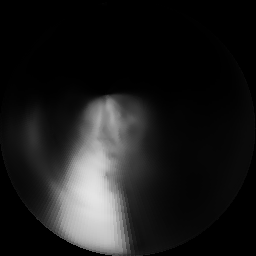
#> input picture polar_tt_predict_C_raw/110_predict.png, 256 x 256 px, given in place of 0_predict.png, which was not available
$ python laplacianPyramid.py   (older library calls are emulated)
#> lines starting #> are read from the running program, lines starting #| are printed output that depends on the picture; pictures that were not available may be replaced by others from this repository, and a replacement may not be noted
#> further down, image1 is the input picture: shape (256, 256); min 0, max 228, mean 28.2
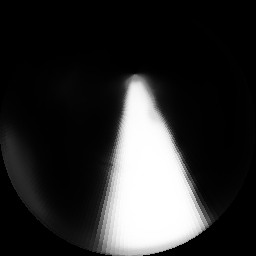
#> input picture polar_tt_predict_C_raw/112_predict.png, 256 x 256 px, given in place of 0_predict.png, which was not available
#> further down, image2 is the input picture: shape (256, 256); min 0, max 255, mean 46
import cv2
import os
import numpy as np
from skimage.filters.rank import entropy
from skimage.morphology import square
from scipy.signal import convolve2d
from skimage.util import img_as_ubyte
# [20 lines of commented-out code are left out]

def normalized_local_entropy(image, window_size):
    """Compute the local entropy of an image."""
    image_uint8 = img_as_ubyte(image)
    return entropy(image_uint8, square(window_size))

def local_contrast(image, window_size):
    """Compute the local contrast of an image."""
    local_mean = convolve2d(image, np.ones((window_size, window_size)), mode='same') / (window_size ** 2)
    patch_diff = np.square(image - local_mean)
    local_contrast = np.sqrt(convolve2d(patch_diff, np.ones((window_size, window_size)), mode='same') / (window_size ** 2))
    return local_contrast

def compute_weights(image1, image2, window_size):
    """Compute weights for fusion based on edge detection, spatial frequency, and local contrast."""
    edges1 = cv2.Sobel(image1, cv2.CV_64F, 1, 1, ksize=3)
    edges2 = cv2.Sobel(image2, cv2.CV_64F, 1, 1, ksize=3)
    edges1 = cv2.normalize(edges1, None, 0, 1, cv2.NORM_MINMAX)
    edges2 = cv2.normalize(edges2, None, 0, 1, cv2.NORM_MINMAX)

    # [7 lines of commented-out code are left out]
    contrast1 = local_contrast(image1, window_size)
    contrast2 = local_contrast(image2, window_size)
    entropy1 = normalized_local_entropy(image1, window_size)
    entropy2 = normalized_local_entropy(image2, window_size)

    # Combine weights
    weight1 = (contrast1 + entropy1) / 2
    weight2 = (contrast2 + entropy2) / 2

    # Normalize weights
    weight1 = weight1 / (weight1 + weight2 + 1e-9)
    weight2 = weight2 / (weight1 + weight2 + 1e-9)

    return weight1, weight2

def gaussian_pyramid(image, levels):
    """Build a Gaussian pyramid for a grayscale image."""
    pyramid = [image]
    for _ in range(levels - 1):
        image = cv2.pyrDown(image)
        pyramid.append(image)
    return pyramid

def laplacian_pyramid(image, levels):
    """Build a Laplacian pyramid for a grayscale image."""
    gaussian_pyr = gaussian_pyramid(image, levels)
    laplacian_pyr = []
    for i in range(levels - 1):
        upsampled = cv2.pyrUp(gaussian_pyr[i + 1])
        laplacian = cv2.subtract(gaussian_pyr[i], upsampled)
        laplacian_pyr.append(laplacian)
    laplacian_pyr.append(gaussian_pyr[-1])
    return laplacian_pyr

def fuse_laplacian_pyramids(lap_pyr1, lap_pyr2, weight1_pyr, weight2_pyr):
    """Fuse two Laplacian pyramids using weighted fusion."""
    fused_pyr = []
    for l1, l2, w1, w2 in zip(lap_pyr1, lap_pyr2, weight1_pyr, weight2_pyr):
        fused = w1 * l1 + w2 * l2
        fused_pyr.append(fused)
    return fused_pyr

def collapse_pyramid(laplacian_pyr):
    """Reconstruct an image from a Laplacian pyramid."""
    image = laplacian_pyr[-1]
    for i in range(len(laplacian_pyr) - 2, -1, -1):
        image = cv2.pyrUp(image)
        image = cv2.add(image, laplacian_pyr[i])
    return image

def classical_gaussian_kernel(k, sigma):
    w = np.linspace(-(k - 1) / 2, (k - 1) / 2, k)
    x, y = np.meshgrid(w, w)
    kernel = 0.5*np.exp(-0.5*(x**2 + y**2)/(sigma**2))/(np.pi*sigma**2)
    return kernel

def smooth_gaussian_kernel(a):
    w = np.array([0.25 - a/2.0, 0.25, a, 0.25, 0.25 - a/2.0])
    kernel = np.outer(w, w)
    return kernel

def fuse(image1, image2, levels=5, window_size=7):
#> called with levels = 5, window_size = 7
    image1 = image1.astype(np.float32) / 255.0
    image2 = image2.astype(np.float32) / 255.0

    lap_pyr1 = laplacian_pyramid(image1,levels)
#> after the loop in gaussian_pyramid, `for _ in range(levels - 1):`: pyramid = 5 items
#> after the loop in laplacian_pyramid, `for i in range(levels - 1):`: laplacian_pyr = 4 items
#> lap_pyr1 = 5 items
    lap_pyr2 = laplacian_pyramid(image2,levels)
#> the loop in laplacian_pyramid (call 2), `for i in range(levels - 1):` made 4 passes
#> pass 1, in laplacian_pyramid (call 2), `laplacian = cv2.subtract(gaussian_pyr[i], upsampled)`:
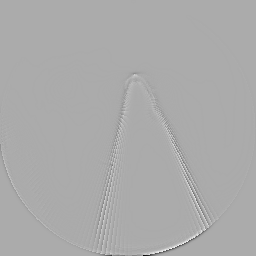
#> laplacian: shape (256, 256) float32; min -0.583, max 0.286, mean -8.8e-05; drawn with min black and max white
#> pass 2, in laplacian_pyramid (call 2), `laplacian = cv2.subtract(gaussian_pyr[i], upsampled)`:
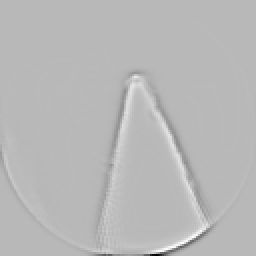
#> laplacian: shape (128, 128) float32 (shown 2 times larger); min -0.422, max 0.16, mean -0.000221; drawn with min black and max white
#> lap_pyr2 = 5 items

    # Compute weights for each level
    weight1_pyr = []
    weight2_pyr = []
    for l1, l2 in zip(lap_pyr1, lap_pyr2):
        w1, w2 = compute_weights(l1, l2, window_size)
        weight1_pyr.append(w1)
        weight2_pyr.append(w2)
#> this loop made 5 passes
#> pass 1, in compute_weights, `edges1 = cv2.Sobel(image1, cv2.CV_64F, 1, 1, ksize=3)`:
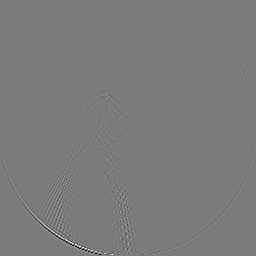
#> edges1: shape (256, 256) float64; min -0.384, max 0.41, mean 0; drawn with min black and max white
#> pass 1, in compute_weights, `edges2 = cv2.Sobel(image2, cv2.CV_64F, 1, 1, ksize=3)`:
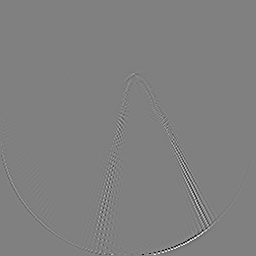
#> edges2: shape (256, 256) float64; min -0.626, max 0.618, mean 0; drawn with min black and max white
#> after the loop, weight1_pyr = 5 items; weight2_pyr = 5 items

    fused_pyr = fuse_laplacian_pyramids(lap_pyr1, lap_pyr2, weight1_pyr, weight2_pyr)
#> the loop in fuse_laplacian_pyramids, `for l1, l2, w1, w2 in zip(lap_pyr1, lap_pyr2, weight1_pyr, weight2_pyr):` made 5 passes
#> pass 3, in fuse_laplacian_pyramids, `fused = w1 * l1 + w2 * l2`:
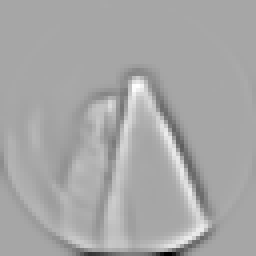
#> fused: shape (64, 64) float64 (shown 4 times larger); min -0.359, max 0.19, mean 0.00132; drawn with min black and max white
#> fused_pyr = 5 items

    fused_image = collapse_pyramid(fused_pyr)
#> the loop in collapse_pyramid, `for i in range(len(laplacian_pyr) - 2, -1, -1):` made 4 passes
#> i on passes 1, 3, 4: 3, 1, 0
#> after the loop in collapse_pyramid, `for i in range(len(laplacian_pyr) - 2, -1, -1):`:
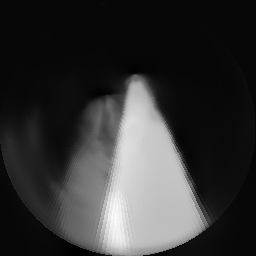
#> image: shape (256, 256) float64; min -0.0352, max 1.17, mean 0.216; drawn with min black and max white
    fused_image = cv2.normalize(fused_image, None, 0, 255, cv2.NORM_MINMAX).astype(np.uint8)

    return fused_image


l = np.arange(0, 956)
for i in range(len(l)):
    image1 = cv2.imread(os.path.join('polar_tt_predict_C_raw', str(l[i]) + '_predict.png'), cv2.IMREAD_GRAYSCALE)
    image2 = cv2.imread(os.path.join('polar_vp_predict_C_raw', str(l[i]) + '_predict.png'), cv2.IMREAD_GRAYSCALE)
#> (the run stopped early here; a loop or call above may not have finished)
